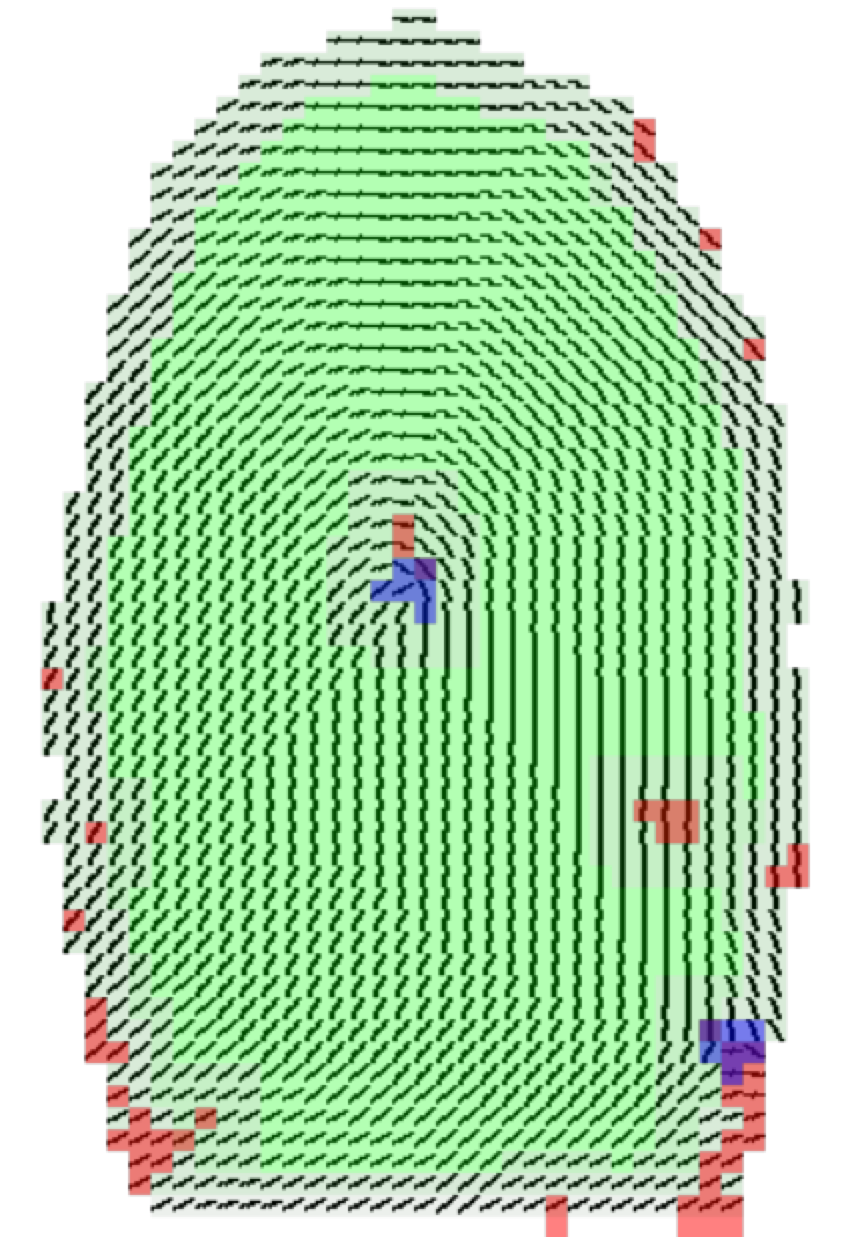

Recreate this plot in Python.
#!/usr/bin/env python

from fpview import (DirectionMap, LowFlowMap, HighCurvatureMap, QualityMap)
# from fpview import (Map,ImgTools)

import numpy as np
import matplotlib.pyplot as plt

# Set the location of the test data
from os import sys, path
test_dir = path.dirname(path.abspath(__file__)) + '/fpview/tests/data/'

# Create a figure
fig = plt.figure()
ax = plt.gca()
ax.set_frame_on(False)
ax.set_axis_off()
plt.hold(True)

# Show Direction Map
dm = DirectionMap(test_dir+'test.dm', fg = [0,0,0,1], bg = [1,1,1,1])
dm.create()
dm.plot(ax=ax)

# Highlight 'Low-Flow' regions as red
lfm = LowFlowMap(test_dir+'test.lfm', fg = [1,0,0,1])
lfm.create()
lfm.plot(ax=ax, alpha=.5)

# Highlight 'High-Curvature' regions as blue
hcm = HighCurvatureMap(test_dir+'test.hcm', fg = [0,0,1,1])
hcm.create()
hcm.plot(ax=ax, alpha=.5)

# Highlight the quality as green - the brighter, the higher
qm = QualityMap(test_dir+'test.qm', fg = [0,1,0,1])
qm.create()
qm.plot(ax=ax, alpha=.3)

# Show the plot
plt.show()
